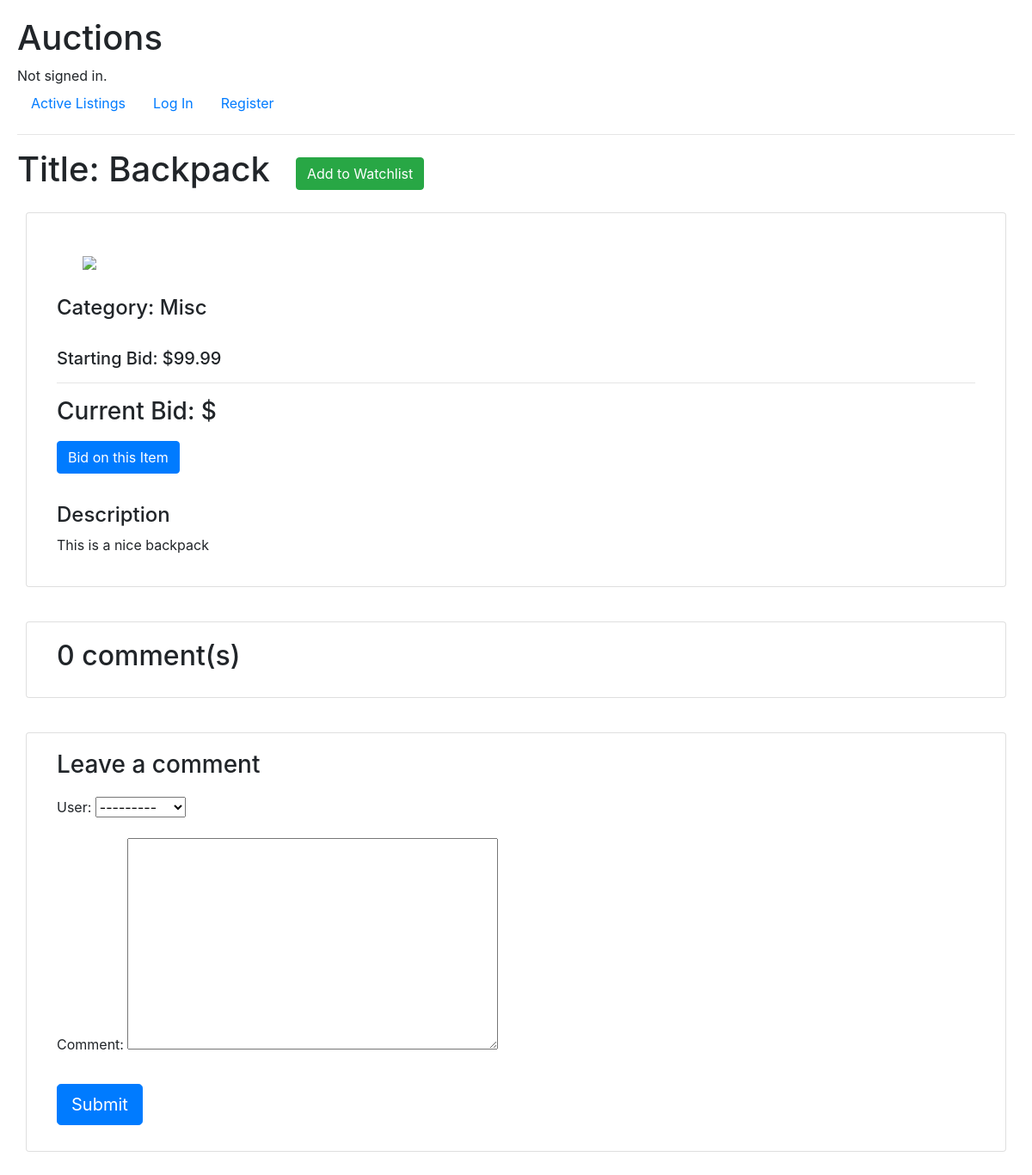
The page /listing/1 on the database as committed earlier.
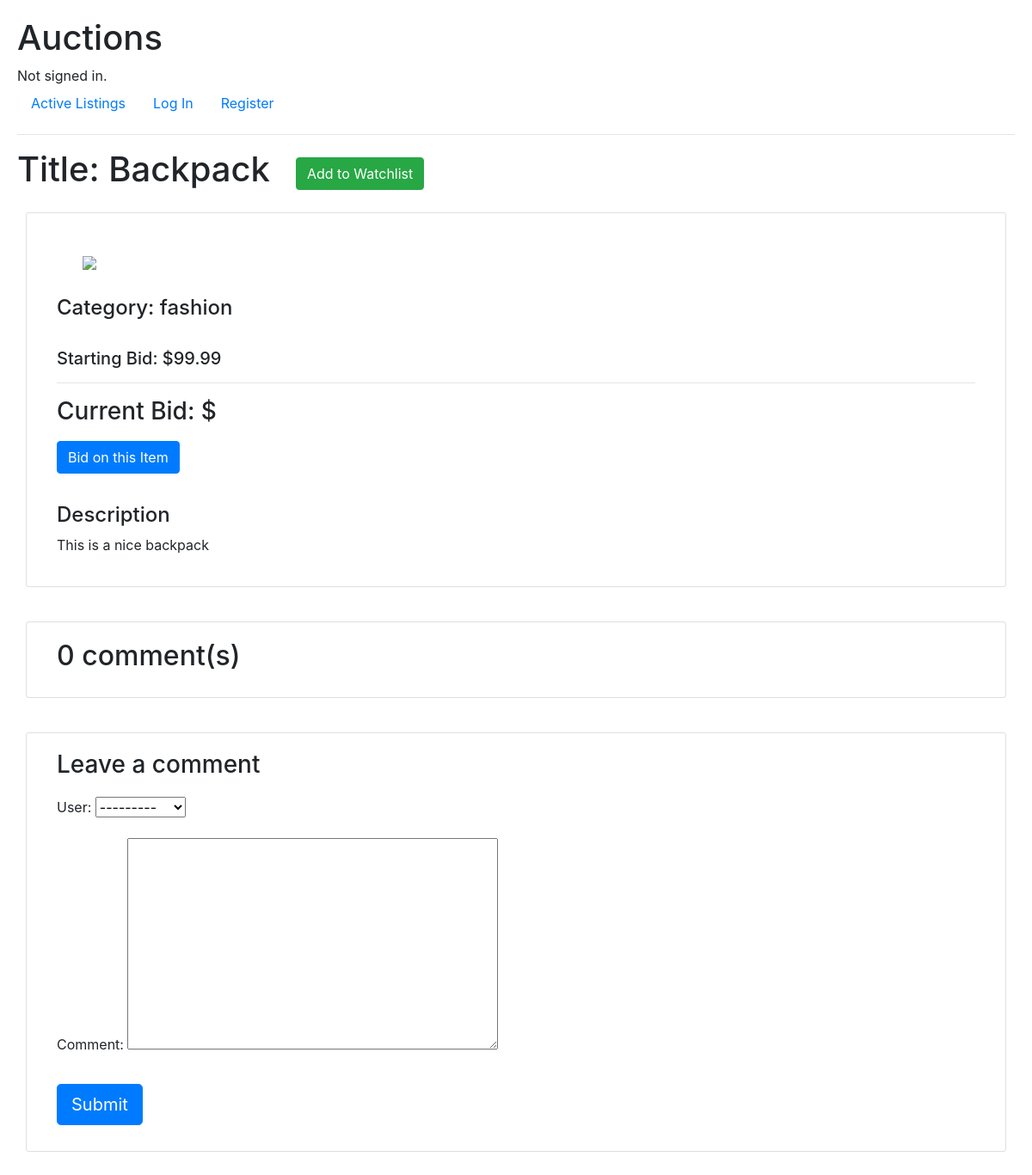
The same page on the database as committed later.
### auctions/models.py (models this page shows, shortened)
class Listings(models.Model):
    title = models.CharField(max_length=64, default="")
    description = models.TextField(default="")
    image = models.URLField(blank=True, null=True)
    initial_bid = models.DecimalField(max_digits=8, decimal_places=2)
    category = models.CharField(max_length=64, choices=CATEGORY_CHOICES, default="other")
    listing_user = models.ForeignKey(User, on_delete=models.CASCADE, related_name="listing")

### auctions/views.py (the view)
# urls.py: path('listing/<id>', views.listing, name="listing")
def listing(request, id):
    listing = Listings.objects.get(id=id)
    comments = listing.comments.filter(active=True)
    new_comment = None
    if request.method == 'POST':
        comment_form = CommentForm(data=request.POST)
        if comment_form.is_valid():
            new_comment = comment_form.save(commit=False)
            new_comment.listing = listing
            new_comment.save()
    else:
        comment_form = CommentForm()
    context = {
        'listing': listing,
        'comments': comments,
        "new_comment": new_comment,
        "comment_form": comment_form
    }
    return render(request, "auctions/listing.html", context)

### auctions/forms.py
class CommentForm(forms.ModelForm):
    class Meta:
        model = Comments
        fields = [
            'user',
            'comment'
        ]

### auctions/templates/auctions/listing.html (shortened to what this page needs)
{% extends "auctions/layout.html" %} {% block body %}
<div id="title-section">
  <h1>Title: {{ listing.title }}</h1>
  <button class="btn btn-success">Add to Watchlist</button>
</div>
<div class="container">
  <div class="row">
    <div class="col-md-12 card mb-4 mt-3">
      <div class="card-body">
        <div class="image-block">
          <img src="{{ listing.image }}" width="400px" />
        </div>
        <div>
          <h4>Category: {{ listing.category }}</h4>
          <br />
          <h5>Starting Bid: ${{ listing.initial_bid }}</h5>
          <hr />
          <h3>Current Bid: $</h3>
          <button class="btn btn-primary">Bid on this Item</button>
          <br />
          <br />
          <h4>Description</h4>
          <p>{{ listing.description}} <br /></p>
        </div>
      </div>
    </div>
  </div>
</div>
<div class="container">
  <div class="row">
    <div class="col-md-12 card mb-4 mt-3">
      <div class="card-body">
        <h2>{{ comments.count }} comment(s)</h2>
      </div>
    </div>
    <div class="col-md-12 card mb-4 mt-3">
      <div class="card-body">
        {% if new_comment %}
        <div class="alert alert-success" role="alert">
          Your comment is awaiting moderation
        </div>
        {% else %}
        <h3>Leave a comment</h3>
        <form method="post" style="margin-top: 1.3em">
          {{ comment_form.as_p }} {% csrf_token %}
          <button type="submit" class="btn btn-primary btn-lg">Submit</button>
        </form>
        {% endif %}
      </div>
    </div>
  </div>
</div>
{% endblock %}

Rows that differ between the two databases and show on the page:
changed Listings "Backpack": category "Misc" → "fashion"
